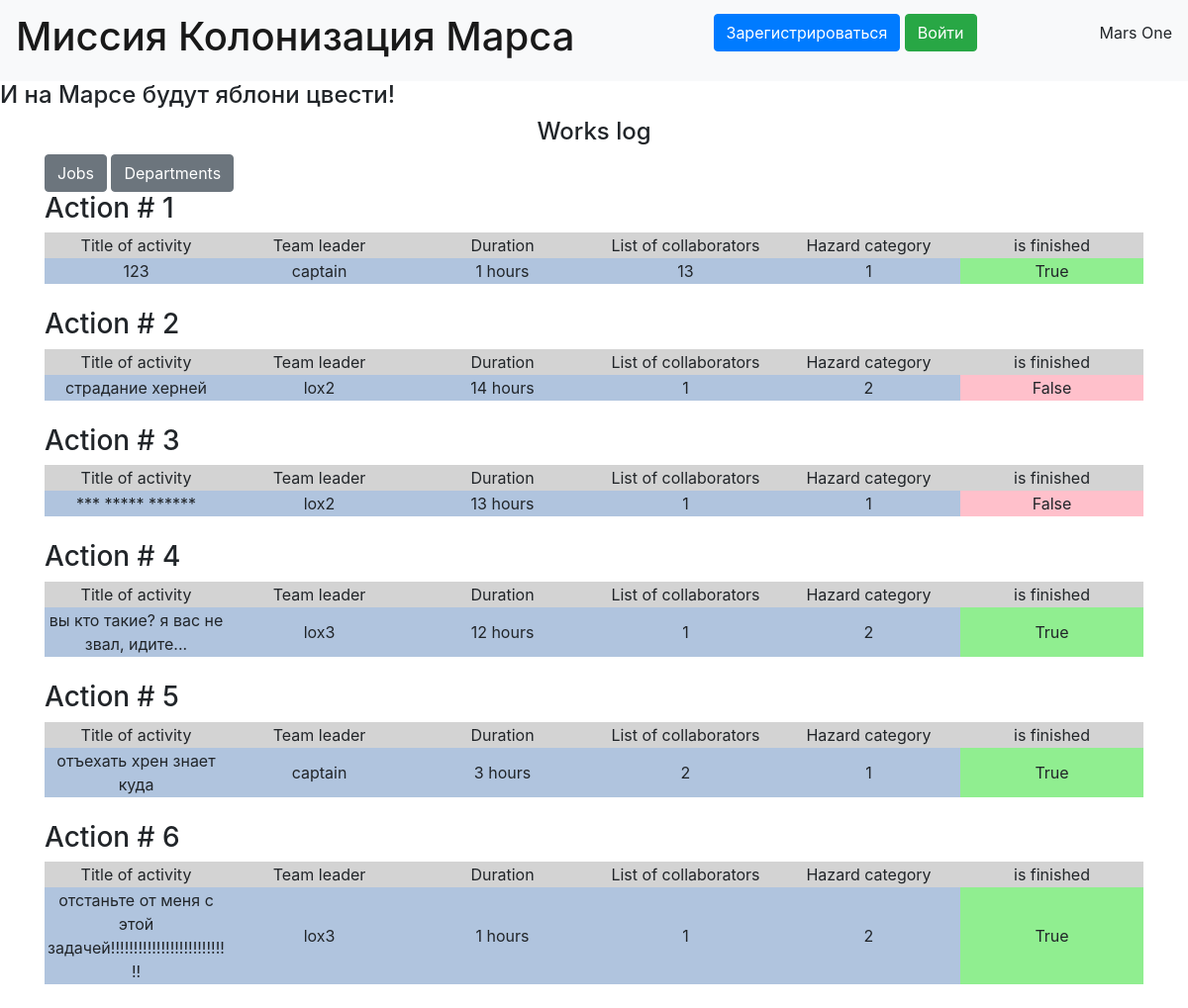
Before: / with the older database file.
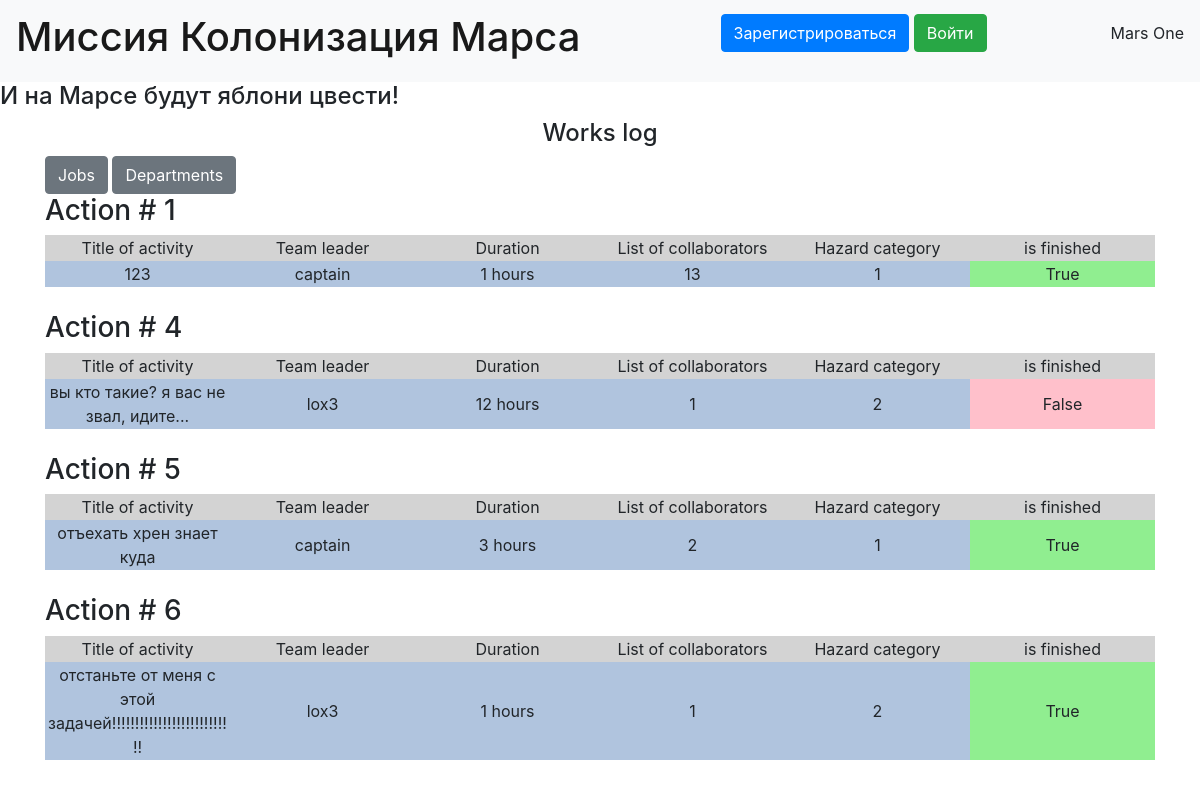
After: the same page with the newer database file.
### data/job.py (models this page shows)
class Jobs(SqlAlchemyBase):
    __tablename__ = 'jobs'
    id = sqlalchemy.Column(sqlalchemy.Integer, primary_key=True, autoincrement=True)
    team_leader = sqlalchemy.Column(sqlalchemy.Integer, sqlalchemy.ForeignKey("users.id"))
    job = sqlalchemy.Column(sqlalchemy.String, nullable=False)
    work_size = sqlalchemy.Column(sqlalchemy.Integer, nullable=False)
    collaborators = sqlalchemy.Column(sqlalchemy.String, nullable=False)
    start_date = sqlalchemy.Column(sqlalchemy.DateTime, default=datetime.datetime.now)
    end_date = sqlalchemy.Column(sqlalchemy.DateTime, default=datetime.datetime.now)
    is_finished = sqlalchemy.Column(sqlalchemy.Boolean, nullable=False)
    user_relationship = orm.relationship("User", back_populates="job_relationship")
    categories_relationship = orm.relationship("Category",
                                               secondary="association",
                                               backref="job")

### data/user.py (models this page shows, shortened)
class User(SqlAlchemyBase, UserMixin):
    __tablename__ = 'users'
    id = sqlalchemy.Column(sqlalchemy.Integer, primary_key=True, autoincrement=True)
    surname = sqlalchemy.Column(sqlalchemy.String)
    name = sqlalchemy.Column(sqlalchemy.String)
    age = sqlalchemy.Column(sqlalchemy.Integer)
    position = sqlalchemy.Column(sqlalchemy.String)
    speciality = sqlalchemy.Column(sqlalchemy.String)
    address = sqlalchemy.Column(sqlalchemy.String)
    email = sqlalchemy.Column(sqlalchemy.String, unique=True)
    hashed_password = sqlalchemy.Column(sqlalchemy.String)
    modified_date = sqlalchemy.Column(sqlalchemy.DateTime, default=datetime.datetime.now)
    job_relationship = orm.relationship("Jobs", back_populates="user_relationship")
    departament_relationship = orm.relationship("Department")

### data/category.py (models this page shows)
class Category(SqlAlchemyBase):
    __tablename__ = 'category'
    id = sqlalchemy.Column(sqlalchemy.Integer, primary_key=True,
                           autoincrement=True)
    name = sqlalchemy.Column(sqlalchemy.String, nullable=True)

### 21.py (the view)
@app.route('/', methods=["GET", "POST"])
def main_route():
    db_sess = db_session.create_session()
    jobs_data = db_sess.query(Jobs).all()
    print_data = []
    data_info = db_sess.query(association_table).all()
    for elem in data_info:
        job = db_sess.query(Jobs).filter(Jobs.id == elem[0]).first()
        category = db_sess.query(Category).filter(Category.id == elem[1]).first()
        print_data.append((job, category))
    return render_template('base_with_btn.html', jobs_data=jobs_data, print_data=print_data, title="Jobs page")

### data/db_session.py (called while the page is built)
def create_session() -> Session:
    global __factory
    return __factory()

### templates/base_with_btn.html (shortened to what this page needs)
{% extends "base.html" %}
{% block content %}
<h4 align="center">Works log</h4>
{% if current_user.is_authenticated %}
<div>
    <a class="btn btn-secondary" href="/addjob">Add a Job</a>
    <a class="btn btn-secondary" href="/departaments">Go to Departments</a><br>
</div>
{% elif not current_user.is_authenticated %}
<a class="btn btn-secondary" href="/">Jobs</a>
<a class="btn btn-secondary" href="/departaments">Departments</a><br>
{% endif %}
{% for item in print_data %}
{% set job = item[0] %}
{% set category = item[1] %}
<strong><h3>Action # {{job.id}}</h3></strong>
<table>
    <tr class="heading_table">
        <td>Title of activity</td>
        <td>Team leader</td>
        <td>Duration</td>
        <td>List of collaborators</td>
        <td>Hazard category</td>
        <td>is finished</td>
    </tr>
    <tr class="body_table">
        <td>{{job.job}}</td>
        <td>{{job.user_relationship.name}}</td>
        <td>{{job.work_size}} hours</td>
        <td>{{job.collaborators}}</td>
        <td>{{category.id}}</td>
        {% if not job.is_finished%}
        <td class="pink_row">{{job.is_finished}}</td>
        {% else %}
        <td class="green_row">{{job.is_finished}}</td>
        {% endif %}
    </tr>
</table>
<br>
{% endfor %}
{% endblock %}

### templates/base.html (shortened to what this page needs)
<!doctype html>
<html lang="en">
<head>
    <link href="https://cdn.jsdelivr.net/npm/bootstrap@4.4.1/dist/css/bootstrap.min.css" rel="stylesheet">
    <link rel="stylesheet" type="text/css" href="{{url_for('static', filename='css/style.css')}}"/>
</head>
</head>
<body>
<header>
    <nav class="navbar navbar-light bg-light">
        <a class="navbar-brand" href="#"><h1>Миссия Колонизация Марса</h1></a>
        {% if current_user.is_authenticated %}
        <a href="/logout" class="navbar-brand">{{ current_user.surname}} {{ current_user.name }}</a>
        <a class="btn btn-danger" href="/logout">Выйти </a>
        {% else %}
        <p>
            <a class="btn btn-primary " href="/register">Зарегистрироваться</a>
            <a class="btn btn-success" href="/login">Войти</a>
        </p>
        {% endif %}
        <p>Mars One</p>
    </nav>
</header>
    <h4>И на Марсе будут яблони цвести!</h4>
<main role="main" class="container">
    {% block content %}{% endblock %}
</main>
</body>
</html>

### static/css/style.css (style rules this page uses)
table { text-align: center; alignment: center; width: 100%; overflow-wrap: break-word; word-break: break-word; table-layout: fixed; }
.heading_table { background-color: lightgray; }
.body_table { background-color: lightsteelblue; }
.pink_row { background-color: pink; }
.green_row { background-color: lightgreen; }

Changed rows visible on the page:
removed Jobs: id "2", job "страдание херней", work_size "14", collaborators "1", {{ category.id }} "2", is_finished "False"
no longer on this page (row unchanged): User: user_relationship.name "lox2"
removed Jobs: id "3", job "*** ***** ******", work_size "13", collaborators "1", {{ category.id }} "1", is_finished "False"
changed Jobs "вы кто такие? я вас не звал, идите...": is_finished "True" → "False"
